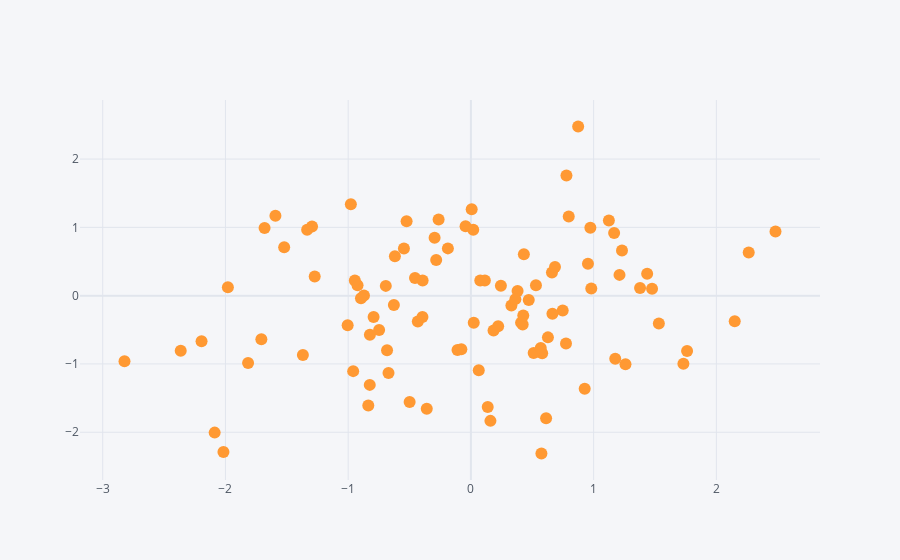

Source (notebook cell):
### Code cell
#Tb podemos hacr otro tipo de gráficos con iplot
dataframe.iplot(kind='scatter', x='a', y='b', mode='markers')
